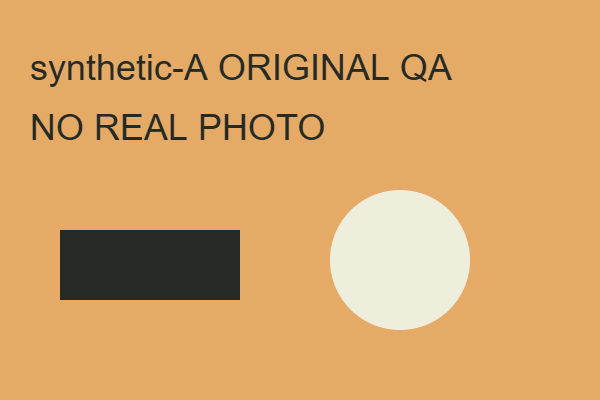
#> input picture delivery/event-room/sample-photos/scene-a.png, 600 x 400 px, found by its file name
$ python sheet.py ../../../../../delivery/event-room/sample-photos/scene-a.png ../../../../../delivery/event-room/sample-photos/scene-b.png 5 5 ../../../../../delivery/event-room/sample-photos/scene-b.png
#> lines starting #> are read from the running program, lines starting #| are printed output that depends on the picture
"""Contact sheet of one folder of shots: python3 sheet.py <glob> <title> <tile width> <cols> <out>"""
import sys, pathlib, re
sys.path.insert(0, '/tmp/space-doodle')
from PIL import Image, ImageDraw, ImageFont
FONT = '/tmp/music-space-font-cache/marker.ttf'
f_title = ImageFont.truetype(FONT, 36); f_lab = ImageFont.truetype(FONT, 18)
PAPER = (247, 239, 223); INK = (28, 27, 26)
pattern, title, w, cols, out = sys.argv[1], sys.argv[2], int(sys.argv[3]), int(sys.argv[4]), sys.argv[5]
paths = sorted(pathlib.Path('/').glob(pattern.lstrip('/')))
tiles = []
for p in paths:
    im = Image.open(p).convert('RGB'); h = round(im.height * w / im.width); tiles.append((p.stem, im.resize((w, h), Image.LANCZOS)))
#> after `h = round(im.height * w / im.width)`: h = 3
rows = [tiles[i:i + cols] for i in range(0, len(tiles), cols)]
#> rows = 1 item
pad, lab_h = 20, 28
H = 80 + sum(max(t.height for _, t in r) + lab_h + pad for r in rows); W = pad + cols * (w + pad)
#> after `H = 80 + sum((max((t.height for _, t in r)) + lab_h + pad for r in row`: H = 131
c = Image.new('RGB', (W, H), PAPER); d = ImageDraw.Draw(c); d.text((pad, 20), title, font=f_title, fill=INK)
#> after `c = Image.new('RGB', (W, H), PAPER)`:
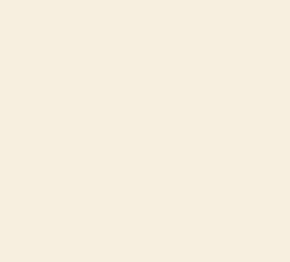
#> c: PIL image 145x131 RGB (shown 2 times larger); mean R, G, B 247, 239, 223
y = 80
for r in rows:
    x = pad
    for lab, t in r:
        d.text((x, y), lab[:48], font=f_lab, fill=INK); c.paste(t, (x, y + lab_h)); x += w + pad
    y += max(t.height for _, t in r) + lab_h + pad
#> this loop made 1 pass
#> y on pass 1: 131
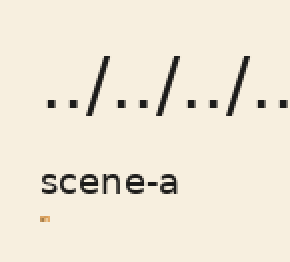
#> c: PIL image 145x131 RGB (shown 2 times larger); mean R, G, B 239.2, 231.4, 215.9
#> after the loop, y = 131
c.save(out); print(out, c.size)
#| ../../../../../delivery/event-room/sample-photos/scene-b.png (145, 131)
